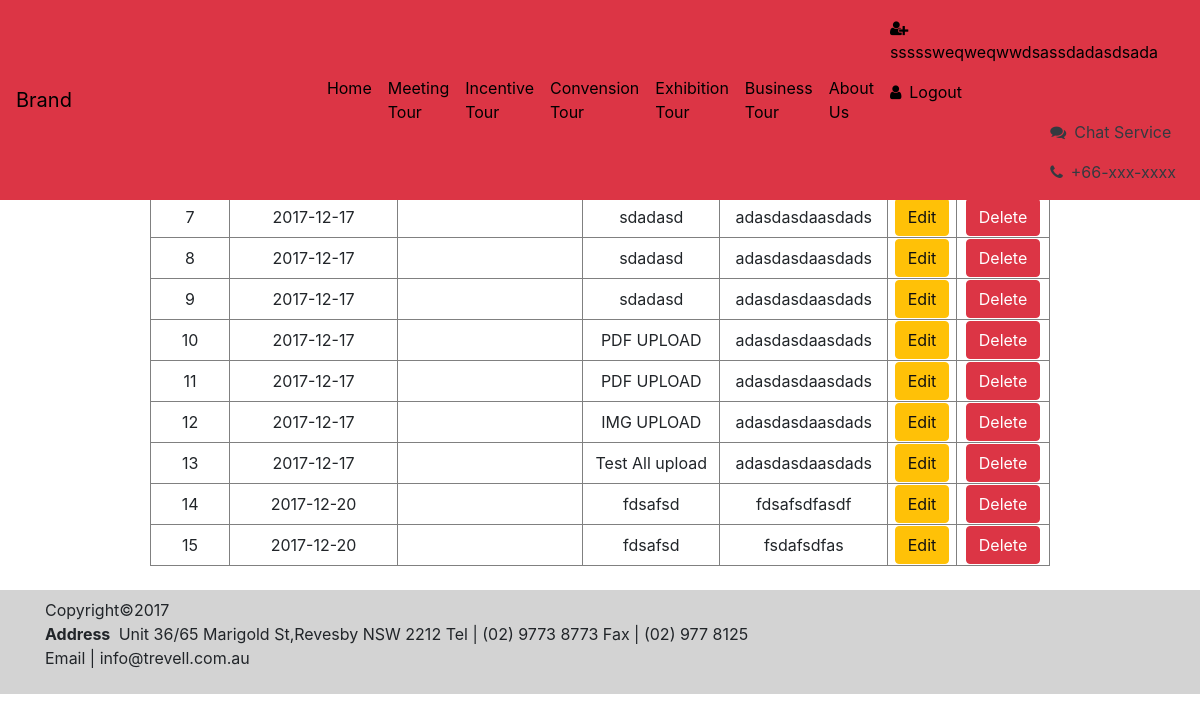
/old/Chinese_Tour/ListNews.php (signed in), run on the app's committed database.
### tables this page shows
CREATE TABLE `news` (
  `news_id` int(11) NOT NULL,
  `create_date` date NOT NULL,
  `last_edit_date` date DEFAULT NULL,
  `topic` varchar(50) NOT NULL,
  `short_description` varchar(200) NOT NULL,
  `content` varchar(1000) NOT NULL
);

### old/Chinese_Tour/ListNews.php (the view, shortened to what this page needs)
<!DOCTYPE html>
<html lang="en">
<head>
    <link rel="stylesheet" href="https://maxcdn.bootstrapcdn.com/font-awesome/4.6.1/css/font-awesome.min.css">
    <link href="vendor/bootstrap/css/bootstrap.min.css" rel="stylesheet">
    <link href="css/modern-business.css" rel="stylesheet">
</head>
<body>
  <?php
    include 'component/header.php';
    ?>
  <br><br>
  <?php
  if(isset($_SESSION['login_id'])){
      $sql= "SELECT n.news_id ,n.create_date, n.last_edit_date,n.topic,n.short_description FROM news n";
      $result = mysqli_query( $GLOBALS['conn'] , $sql );
      echo "<br>";
      echo "<table border='1' align='center' width='900'>";
      echo "<tr align='center' bgcolor='#f5c6cb'>
      <td>News ID</td>
      <td>News Create Date</td>
      <td>News Last Edit Date</td>
      <td>News Topic</td>
      <td>News Description</td>
      <td></td>
      <td></td>";
      while($show = mysqli_fetch_array($result)) {
        $news_id = $show['news_id'];
        echo "<tr>";
         echo "<td align ='center'>" . $news_id.  "</td> ";
        echo "<td align ='center'>" .$show['create_date'] .  "</td> ";
        echo "<td align ='center'>" .$show['last_edit_date'] .  "</td> ";
        echo "<td align ='center'>" .$show['topic'] .  "</td> ";
        echo "<td align ='center'>" .$show['short_description'] .  "</td> ";
        echo "<td align ='center'><input class='btn btn-warning' type='button' value='Edit' onclick=\"window.location.href='http://localhost/Chinese_Tour/Chinese_Tour/EditNews.php?news_id=$news_id.'\"></td>";
        echo "<td align ='center'><input class='btn btn-danger' type='button' value='Delete' onclick=\"window.location.href='http://localhost/Chinese_Tour/Chinese_Tour/DeleteNews.php?news_id=$news_id.'\"></td>";
        echo "</tr>";
      }
      echo "</table><br>";
  }
  ?>
    <?php
    include 'component/footer.php';
    ?>
</body>
</html>

### old/Chinese_Tour/css/modern-business.css (style rules this page uses)
body { padding-top: 54px; }
@media (min-width: 992px) { body { padding-top: 56px; } }
html,body { height:100%; }

### data on the page
news: news_id "7", create_date "2017-12-17", topic "sdadasd", short_description "adasdasdaasdads"
news: news_id "8", create_date "2017-12-17", topic "sdadasd", short_description "adasdasdaasdads"
news: news_id "9", create_date "2017-12-17", topic "sdadasd", short_description "adasdasdaasdads"
news: news_id "10", create_date "2017-12-17", topic "PDF UPLOAD", short_description "adasdasdaasdads"
news: news_id "11", create_date "2017-12-17", topic "PDF UPLOAD", short_description "adasdasdaasdads"
news: news_id "12", create_date "2017-12-17", topic "IMG UPLOAD", short_description "adasdasdaasdads"
news: news_id "13", create_date "2017-12-17", topic "Test All upload", short_description "adasdasdaasdads"
news: news_id "14", create_date "2017-12-20", topic "fdsafsd", short_description "fdsafsdfasdf"
news: news_id "15", create_date "2017-12-20", topic "fdsafsd", short_description "fsdafsdfas"

### other printed values
$GLOBALS['firstname'] "sssssweqweqwwdsassdadasdsada"
